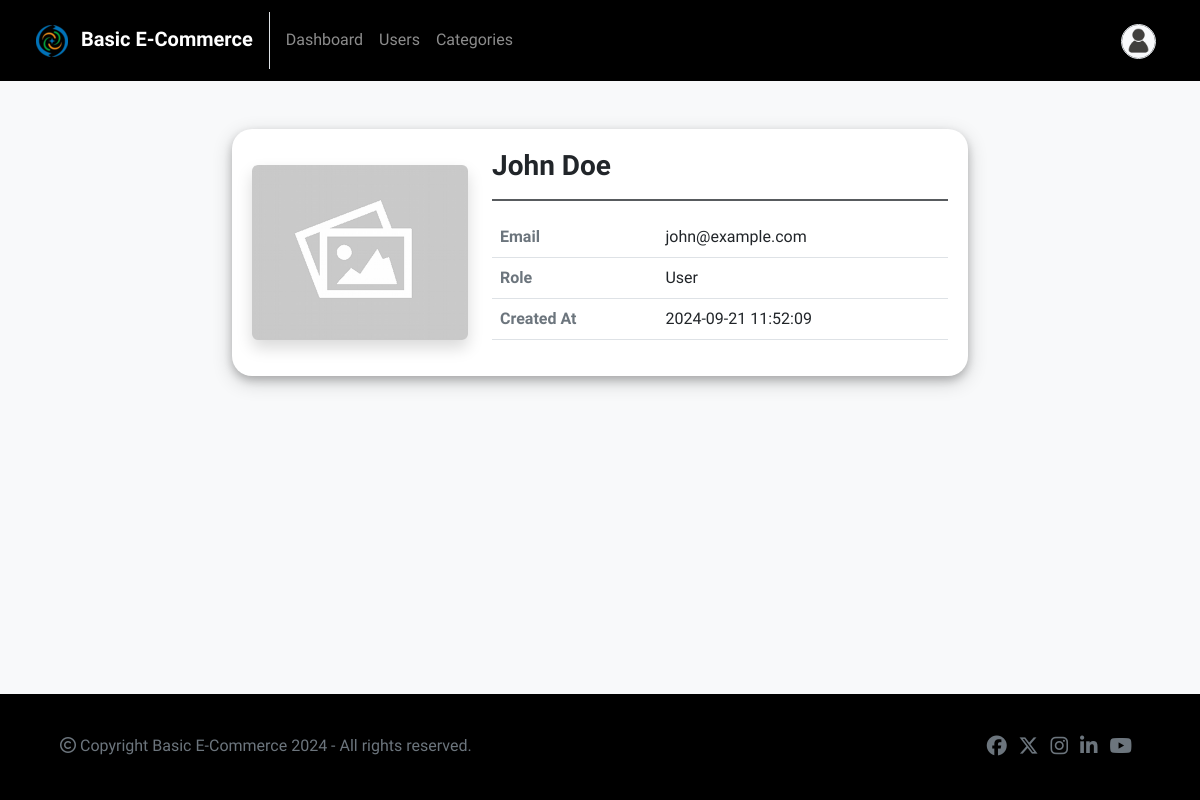
/admin/user-view.php?id=2 (signed in), run on the app's committed database.
### tables this page shows
CREATE TABLE `users` (
  `id` INT AUTO_INCREMENT PRIMARY KEY,
  `username` varchar(255) NOT NULL,
  `email` varchar(255) UNIQUE NOT NULL,
  `role` char(1) NOT NULL DEFAULT 'u',
  `password` varchar(255) NOT NULL,
  `image` varchar(255) DEFAULT NULL,
  `created_at` datetime NOT NULL DEFAULT current_timestamp()
);

### admin/user-view.php (the view, shortened to what this page needs)
<?php
include("../includes/db-connection.php");
if (isset($_GET['id']) && filter_var($_GET['id'], FILTER_VALIDATE_INT))
{
    $userId = (int) $_GET['id'];
    $sql = "SELECT * FROM users WHERE id = ? AND role = 'u'";
    $stmt = $conn->prepare($sql);
    $stmt->bind_param("i", $userId);
    $stmt->execute();
    $result = $stmt->get_result();
    $user = $result->fetch_assoc();
}
else
{
    $_SESSION["error"] = "Invalid user ID!";
    header("location: users.php"); exit();
}
?>
<!DOCTYPE html>
<html lang="en">
<head>
    <?php include("../includes/head-contents.php"); ?>
</head>
<body>
    <?php include("navbar.php"); ?>
    <div class="container my-5">
        <div class="row justify-content-center">
            <div class="col-md-8">
                <div class="box">
                    <div class="row">
                        <div class="col-md-4 text-center">
                            <img src="../images/placeholder.png" class="img img-fluid rounded shadow my-3">
                        </div>
                        <div class="col-md-8">
                            <h3 class="fw-bold"><?php echo $user['username'] ?></h3>
                            <hr>
                            <table class="table">
                                <tr>
                                    <td class="fw-bold text-secondary">Email</td>
                                    <td><?php echo $user['email'] ?></td>
                                </tr>
                                <tr>
                                    <td class="fw-bold text-secondary">Role</td>
                                    <td><?php echo ($user['role'] == 'u') ? 'User' : 'Not Defined'; ?></td>
                                </tr>
                                <tr>
                                    <td class="fw-bold text-secondary">Created At</td>
                                    <td><?php echo $user['created_at'] ?></td>
                                </tr>
                            </table>
                        </div>
                    </div>
                </div>
            </div>
        </div>
    </div>
    <?php include("../includes/footer.php"); ?>
</body>
</html>

### css/styles.css (style rules this page uses)
:root { --mainColor: #212529; --bodyBackgroundColor: #f8f9fa; --buttonHoverColor: #0a0a0a; --formControlFocusBorderColor: rgba(33, 37, 41, 0.3); --formControlFocusShadowColor: rgba(33, 37, 41, 0.6); --navbarBackgroundColor: #000000; --footerBackgroundColor: #000000; }
* { font-family: 'Cabin', Helvetica, sans-serif; }
body { min-height: 100vh; position: relative; margin: 0; padding-bottom: 100px; box-sizing: border-box; background-color: var(--bodyBackgroundColor); }
.box { box-shadow: 0 4px 8px 0 rgba(0, 0, 0, 0.2), 0 6px 20px 0 rgba(0, 0, 0, 0.19); padding: 20px; border-radius: 20px; background-color: #ffffff; }
hr { border: 1.5px solid var(--mainColor); opacity: 75%; }

### data on the page
users: username "John Doe", email "john@example.com", created_at "2024-09-21 11:52:09"

### other printed values
WEBSITE_NAME "Basic E-Commerce"
